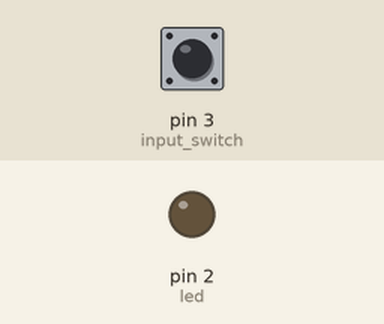
Recording of a sketch running on a simulated Arduino Uno, built with avr-gcc and run on an emulated ATmega328P. Parts: output pins drawn as LEDs (lit = HIGH). Inputs (shaded band) come from the test bench; at power-on: pin 3 (input_switch) HIGH.

Above: at 1.2 s.
1.3 s: pin 3 (input_switch) pulled LOW for 0.15 s
At 2.1 s:
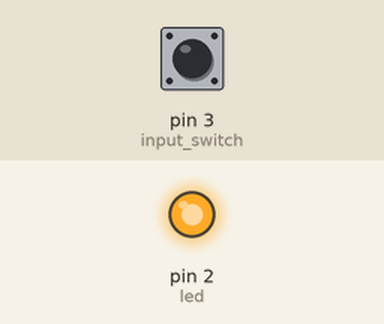
3.8 s: pin 3 (input_switch) pulled LOW for 3.2 s
At 8.6 s:
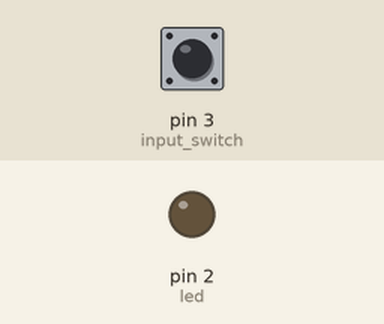
Timing chart, 0 to 10.1 s (numbered marks = the images above; inputs shaded):
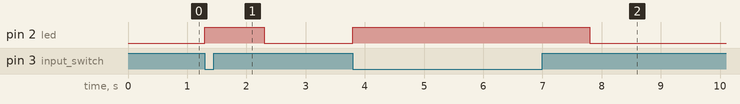

The sketch:

switch_led.ino
```cpp
const int led = 2;
const int input_switch = 3;

void setup() {
pinMode(led, OUTPUT);
pinMode(input_switch, INPUT_PULLUP);
}

void loop() {
if(digitalRead(input_switch) == LOW)
{
digitalWrite(led, HIGH);
delay(1000);
}
else
digitalWrite(led, LOW);
}
```

Measured:
- after the input at 1.3 s, pin 2 (led): LOW → HIGH at once, → LOW 1.0 s later
- after the input at 3.8 s, pin 2 (led): LOW → HIGH at once, → LOW 4.0 s later
